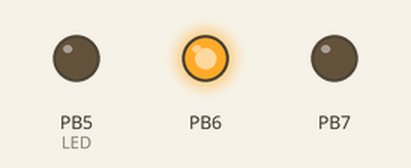
Bench run of a program on a simulated ATmega2560, built with avr-gcc and emulated at 16 MHz. Parts: output pins drawn as LEDs (lit = HIGH).

Above: at 5.0 s.
At 17.5 s:
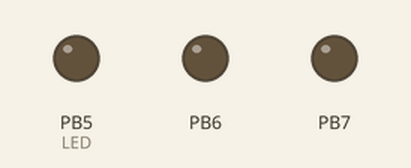
At 27.5 s:
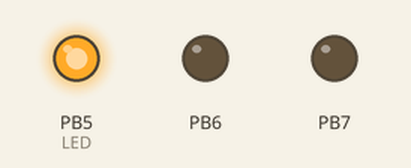
Timing chart, 0 to 39.1 s (numbered marks = the images above):
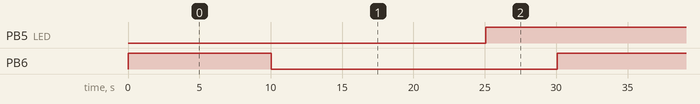

Measured:
- by itself, PB5 (LED): alternates HIGH for 25.1 s and LOW for 5.0 s
- by itself, PB6: alternates HIGH for 10.0 s and LOW for 20.0 s

The program:

main.cpp
```cpp
#include <avr/io.h>
#include <util/delay.h>
#include <avr/interrupt.h>
#include "kernel.cpp"

#define F_CPU 16000000L // Specify oscillator frequency

// Creates a task which blinks a light out of pin 12
void task1(){

	PORTB |= (1 << PORTB6);
	_delay_ms(10000);
	PORTB &= ~(1 << PORTB6);
	_delay_ms(10000);

}

// Creates a task which blinks a light out of pin 11
void task2(){

	PORTB &= ~(1 << PORTB5); // PORTB7 hi = LED L off
	_delay_ms(5000);
	PORTB |= (1 << PORTB5);
	_delay_ms(5000);
}

int main(void)
{
	// Function for creating the two tasks
	createTask(task1);
	createTask(task2);


while(true){

	// Runs OS
		runOS();


}
}
```

kernel.cpp
```cpp
/*
 * ArduinoOS.cpp
 *
 * Created: 12/16/2019 3:15:57 AM
 * Author : Luke Lukeson
 */

//#define F_CPU 16000000L // Specify oscillator frequency


#include "kernel.h"


// A structure created for each Task which contains a pointer to each
// register and a variable which the registers value gets assigned to

struct Task {

	ADDRESSING(r1p, 0x00); // Each ADDRESSING macro contains "volatile uint8_t * rX = (volatile uint8_t *)Y"
	volatile uint8_t r1;
	ADDRESSING(r2p, 0x01);
	volatile uint8_t r2;
	ADDRESSING(r3p, 0x02);
	volatile uint8_t r3;
	ADDRESSING(r4p, 0x03);
	volatile uint8_t r4;
	ADDRESSING(r5p, 0x04);
	volatile uint8_t r5;
	ADDRESSING(r6p, 0x05);
	volatile uint8_t r6;
	ADDRESSING(r7p, 0x06);
	volatile uint8_t r7;
	ADDRESSING(r8p, 0x07);
	volatile uint8_t r8;
	ADDRESSING(r9p, 0x08);
	volatile uint8_t r9;
	ADDRESSING(r10p, 0x09);
	volatile uint8_t r10;
	ADDRESSING(r11p, 0x0A);
	volatile uint8_t r11;
	ADDRESSING(r12p, 0x0B);
	volatile uint8_t r12;
	ADDRESSING(r13p, 0x0C);
	volatile uint8_t r13;
	ADDRESSING(r14p, 0x0D);
	volatile uint8_t r14;
	ADDRESSING(r15p, 0x0E);
	volatile uint8_t r15;
	ADDRESSING(r16p, 0x0F);
	volatile uint8_t r16;
	ADDRESSING(r17p, 0x10);
	volatile uint8_t r17;
	ADDRESSING(r18p, 0x11);
	volatile uint8_t r18;
	ADDRESSING(r19p, 0x12);
	volatile uint8_t r19;
	ADDRESSING(r20p, 0x13);
	volatile uint8_t r20;
	ADDRESSING(r21p, 0x14);
	volatile uint8_t r21;
	ADDRESSING(r22p, 0x15);
	volatile uint8_t r22;
	ADDRESSING(r23p, 0x16);
	volatile uint8_t r23;
	ADDRESSING(r24p, 0x17);
	volatile uint8_t r24;
	ADDRESSING(r25p, 0x18);
	volatile uint8_t r25;
	ADDRESSING(r26p, 0x19);
	volatile uint8_t r26;
	ADDRESSING(r27p, 0x1A);
	volatile uint8_t r27;
	ADDRESSING(r28p, 0x1B);
	volatile uint8_t r28;
	ADDRESSING(r29p, 0x1C);
	volatile uint8_t r29;
	ADDRESSING(r30p, 0x1D);
	volatile uint8_t r30;
	ADDRESSING(r31p, 0x1E);
	volatile uint8_t r31;
	ADDRESSING(r32p, 0x1F);
	volatile uint8_t r32;
};

// Initializes two structs for taskOne and taskTwo
struct Task taskOne;
struct Task taskTwo;

void init()
{
	cli();
	DDRB |= (1 << PORTB7); // PORTB7 direction = out
	DDRB |= (1 << PORTB6);
	DDRB |= (1 << PORTB5);

	TCCR4B |= (1 << CS40); // Sets timer 4 clock to on
	TIMSK4 |=  (1 << TOIE4); // Enable Timer 4 Interrupts
	sei();
}


// Pushes all 32 multi purpose registers into memory
void popRegisters() {
	cli();

	if (currentProgram == 1) {
		// Each POP takes the current value of the registers and puts it into a variable
		POP(taskOne, r1, r1p);
		POP(taskOne, r2, r2p);
		POP(taskOne, r3, r3p);
		POP(taskOne, r4, r4p);
		POP(taskOne, r5, r5p);
		POP(taskOne, r6, r6p);
		POP(taskOne, r7, r7p);
		POP(taskOne, r8, r8p);
		POP(taskOne, r9, r9p);
		POP(taskOne, r10, r10p);
		POP(taskOne, r11, r11p);
		POP(taskOne, r12, r12p);
		POP(taskOne, r13, r13p);
		POP(taskOne, r14, r14p);
		POP(taskOne, r15, r15p);
		POP(taskOne, r16, r16p);
		POP(taskOne, r17, r17p);
		POP(taskOne, r18, r18p);
		POP(taskOne, r19, r19p);
		POP(taskOne, r20, r20p);
		POP(taskOne, r21, r21p);
		POP(taskOne, r22, r22p);
		POP(taskOne, r23, r23p);
		POP(taskOne, r24, r24p);
		POP(taskOne, r25, r25p);
		POP(taskOne, r26, r26p);
		POP(taskOne, r27, r27p);
		POP(taskOne, r28, r28p);
		POP(taskOne, r29, r29p);
		POP(taskOne, r30, r30p);
		POP(taskOne, r31, r31p);
		POP(taskOne, r32, r32p);

	} else if (currentProgram == 2) {
		// Each POP takes the current value of the registers and puts it into a variable
		POP(taskTwo, r1, r1p);
		POP(taskTwo, r2, r2p);
		POP(taskTwo, r3, r3p);
		POP(taskTwo, r4, r4p);
		POP(taskTwo, r5, r5p);
		POP(taskTwo, r6, r6p);
		POP(taskTwo, r7, r7p);
		POP(taskTwo, r8, r8p);
		POP(taskTwo, r9, r9p);
		POP(taskTwo, r10, r10p);
		POP(taskTwo, r11, r11p);
		POP(taskTwo, r12, r12p);
		POP(taskTwo, r13, r13p);
		POP(taskTwo, r14, r14p);
		POP(taskTwo, r15, r15p);
		POP(taskTwo, r16, r16p);
		POP(taskTwo, r17, r17p);
		POP(taskTwo, r18, r18p);
		POP(taskTwo, r19, r19p);
		POP(taskTwo, r20, r20p);
		POP(taskTwo, r21, r21p);
		POP(taskTwo, r22, r22p);
		POP(taskTwo, r23, r23p);
		POP(taskTwo, r24, r24p);
		POP(taskTwo, r25, r25p);
		POP(taskTwo, r26, r26p);
		POP(taskTwo, r27, r27p);
		POP(taskTwo, r28, r28p);
		POP(taskTwo, r29, r29p);
		POP(taskTwo, r30, r30p);
		POP(taskTwo, r31, r31p);
		POP(taskTwo, r32, r32p);
	}
	sei();
}

// Pulls all 32 multi purpose registers from memory and puts them back into the correct registers
void replaceRegisters() {

	cli();
	if (currentProgram == 1) {

		// Each REPLACE takes the current value of a stored variable and puts it into a register
		REPLACE(taskOne, r1, r1p);
		REPLACE(taskOne, r2, r2p);
		REPLACE(taskOne, r3, r3p);
		REPLACE(taskOne, r4, r4p);
		REPLACE(taskOne, r5, r5p);
		REPLACE(taskOne, r6, r6p);
		REPLACE(taskOne, r7, r7p);
		REPLACE(taskOne, r8, r8p);
		REPLACE(taskOne, r9, r9p);
		REPLACE(taskOne, r10, r10p);
		REPLACE(taskOne, r11, r11p);
		REPLACE(taskOne, r12, r12p);
		REPLACE(taskOne, r13, r13p);
		REPLACE(taskOne, r14, r14p);
		REPLACE(taskOne, r15, r15p);
		REPLACE(taskOne, r16, r16p);
		REPLACE(taskOne, r17, r17p);
		REPLACE(taskOne, r18, r18p);
		REPLACE(taskOne, r19, r19p);
		REPLACE(taskOne, r20, r20p);
		REPLACE(taskOne, r21, r21p);
		REPLACE(taskOne, r22, r22p);
		REPLACE(taskOne, r23, r23p);
		REPLACE(taskOne, r24, r24p);
		REPLACE(taskOne, r25, r25p);
		REPLACE(taskOne, r26, r26p);
		REPLACE(taskOne, r27, r27p);
		REPLACE(taskOne, r28, r28p);
		REPLACE(taskOne, r29, r29p);
		REPLACE(taskOne, r30, r30p);
		REPLACE(taskOne, r31, r31p);
		REPLACE(taskOne, r32, r32p);

		} else if (currentProgram == 2) {

		// Each REPLACE takes the current value of a stored variable and puts it into a register
		REPLACE(taskTwo, r1, r1p);
		REPLACE(taskTwo, r2, r2p);
		REPLACE(taskTwo, r3, r3p);
		REPLACE(taskTwo, r4, r4p);
		REPLACE(taskTwo, r5, r5p);
		REPLACE(taskTwo, r6, r6p);
		REPLACE(taskTwo, r7, r7p);
		REPLACE(taskTwo, r8, r8p);
		REPLACE(taskTwo, r9, r9p);
		REPLACE(taskTwo, r10, r10p);
		REPLACE(taskTwo, r11, r11p);
		REPLACE(taskTwo, r12, r12p);
		REPLACE(taskTwo, r13, r13p);
		REPLACE(taskTwo, r14, r14p);
		REPLACE(taskTwo, r15, r15p);
		REPLACE(taskTwo, r16, r16p);
		REPLACE(taskTwo, r17, r17p);
		REPLACE(taskTwo, r18, r18p);
		REPLACE(taskTwo, r19, r19p);
		REPLACE(taskTwo, r20, r20p);
		REPLACE(taskTwo, r21, r21p);
		REPLACE(taskTwo, r22, r22p);
		REPLACE(taskTwo, r23, r23p);
		REPLACE(taskTwo, r24, r24p);
		REPLACE(taskTwo, r25, r25p);
		REPLACE(taskTwo, r26, r26p);
		REPLACE(taskTwo, r27, r27p);
		REPLACE(taskTwo, r28, r28p);
		REPLACE(taskTwo, r29, r29p);
		REPLACE(taskTwo, r30, r30p);
		REPLACE(taskTwo, r31, r31p);
		REPLACE(taskTwo, r32, r32p);
}

sei();

}

// Creates a task for the scheduler
void createTask(void (*task)()) {

	cli();

	// Takes the function created by the user and passes the pointer to the function into an array for use by the scheduler
		if (freeSlotPointer == 1) {
			prgms[1] = task;
			freeSlotPointer = 2;
		} else if (freeSlotPointer == 2) {
			prgms[2] = task;
			// freeSlotPointer is changed to 0 so that any further functions passed in aren't used the by OS
			freeSlotPointer = 0;
		}

	sei();
}


// Puts task into CPU to run
// This is to be run in the loop function of an arduino sketch
void runTask() {

	if(currentProgram == 1) {
		(*prgms[1])();
		currentProgram = 2;
	} else if(currentProgram == 2) {
		(*prgms[2])();
		currentProgram = 1;

}


}

// Used for testing purposes
void defaultTask()
{
	PORTB = 0b10000000; // set 7th bit to LOW
	_delay_ms(10000);
	PORTB = 0b00000000; // set 7th bit to HIGH
	_delay_ms(10000);

}

// runTask() with a built in while loop
void runOS()
{
	init();

	while(true) {
		runTask();
	}

}

// This defines the interrupt to stop whats currently running
ISR(TIMER4_OVF_vect, ISR_BLOCK)
{
	cli();
	// Interrupt executes so quickly so a counter was placed to execute tasks slower
	if (interuptCounter == 10) {
		interuptCounter = 0;

		if(currentProgram == 0) {
			popRegisters();
			currentProgram = 1;
			replaceRegisters();
		} else if(currentProgram == 1) {
			popRegisters();
			currentProgram = 2;
			replaceRegisters();
		} else if(currentProgram == 2) {
			popRegisters();
			currentProgram = 1;
			replaceRegisters();
		}

	} else {
		interuptCounter++;
	}

	sei();
}
```

kernel.h
```cpp
#include <stdlib.h>
#include <avr/io.h>
#include <avr/interrupt.h>
#include <stdio.h>
#include <util/delay.h>

const int MAX_PROGRAMS = 3;
void (*prgms[MAX_PROGRAMS])( void );
int freeSlotPointer = 1;
int currentProgram = 1;
int interuptCounter = 0;

#define ADDRESSING(r, address) uint8_t * r = (uint8_t *)address;

#define POP(task, r, rp) task.r = *task.rp;
#define REPLACE(task, r, rp) *task.rp = task.r;
```
